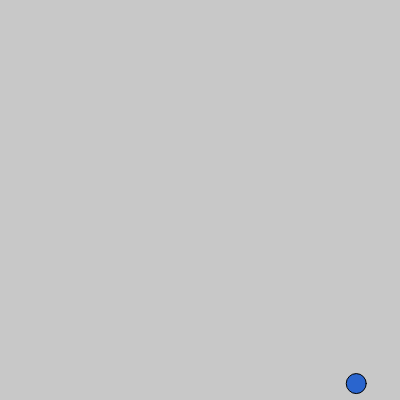
Frame 1 (no input)
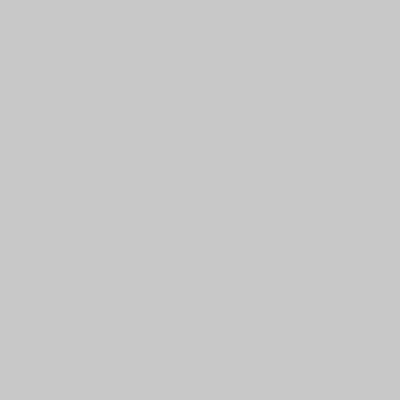
Frame 60 (no input)
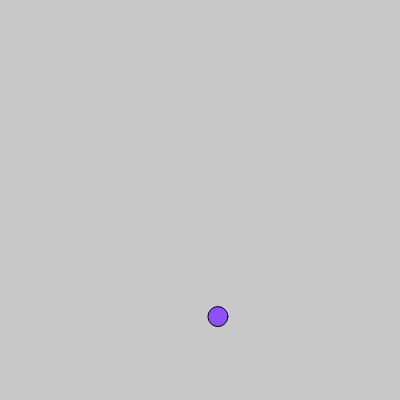
Frame 120 (the mouse pressed at the canvas centre since frame 60)

The p5.js sketch that drew these frames (run headless with seeded random() and noise() and a simulated clock; from frame 60 on, the mouse is pressed at the canvas centre):

// p5.js sketch
// ── sketch.js
// var ballCount = 5
// var xs = []
// var ys = []
// var speedX = []
// var speedY = []
var balls = []
function setup() {
  createCanvas(400, 400)
  createBall()

}
function createBall(){
  balls.push({
    x: Math.random() * width,
    y: Math.random() * height,
    speedX: Math.random() * 3,
    speedY: Math.random() * 3,
    red: Math.random() * 256,
    blue: Math.random() * 256,
    green: Math.random() * 256
  })
}
function createBallOnClick(){
  balls.push({
    x: mouseX,
    y: mouseY,
    speedX: Math.random() * 3,
    speedY: Math.random() * 3,
    red: Math.random() * 256,
    blue: Math.random() * 256,
    green: Math.random() * 256
  })
}

function draw() {
  background(200)

  for (var i = 0; i < balls.length; i = i + 1) {
    balls[i].x += balls[i].speedX
    balls[i].y += balls[i].speedY

    if (balls[i].x < 0 || balls[i].x > width) {
      balls[i].speedX = balls[i].speedX * -1
    }
    if (balls[i].y < 0 || balls[i].y > height) {
      balls[i].speedY = balls[i].speedY * -1
    }
    balls[i].red++
    balls[i].green--
    fill(balls[i].red, balls[i].green, balls[i].blue)
    ellipse(balls[i].x - 5, balls[i].y - 5, 20, 20)
    balls[i].y += 0.4
  }
  
}
function mousePressed(){
  createBallOnClick()
}
